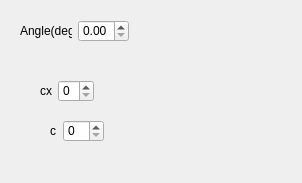
<?xml version="1.0" encoding="UTF-8"?>
<ui version="4.0">
 <class>RotateDialog</class>
 <widget class="QDialog" name="RotateDialog">
  <property name="geometry">
   <rect>
    <x>0</x>
    <y>0</y>
    <width>302</width>
    <height>183</height>
   </rect>
  </property>
  <property name="windowTitle">
   <string>RotateDialog</string>
  </property>
  <widget class="QWidget" name="layoutWidget">
   <property name="geometry">
    <rect>
     <x>50</x>
     <y>120</y>
     <width>54</width>
     <height>22</height>
    </rect>
   </property>
   <layout class="QHBoxLayout" name="horizontalLayout_3">
    <item>
     <widget class="QLabel" name="lbl_cy">
      <property name="text">
       <string>c</string>
      </property>
     </widget>
    </item>
    <item>
     <widget class="QSpinBox" name="sBox_cy"/>
    </item>
   </layout>
  </widget>
  <widget class="QWidget" name="">
   <property name="geometry">
    <rect>
     <x>20</x>
     <y>20</y>
     <width>109</width>
     <height>22</height>
    </rect>
   </property>
   <layout class="QHBoxLayout" name="horizontalLayout">
    <item>
     <widget class="QLabel" name="lbl_Angle">
      <property name="text">
       <string>Angle(deg)</string>
      </property>
     </widget>
    </item>
    <item>
     <widget class="QDoubleSpinBox" name="dsBox_Angle"/>
    </item>
   </layout>
  </widget>
  <widget class="QWidget" name="">
   <property name="geometry">
    <rect>
     <x>40</x>
     <y>80</y>
     <width>54</width>
     <height>22</height>
    </rect>
   </property>
   <layout class="QHBoxLayout" name="horizontalLayout_2">
    <item>
     <widget class="QLabel" name="lbl_cx">
      <property name="text">
       <string>cx</string>
      </property>
     </widget>
    </item>
    <item>
     <widget class="QSpinBox" name="sBox_cx"/>
    </item>
   </layout>
  </widget>
 </widget>
 <resources/>
 <connections/>
</ui>
